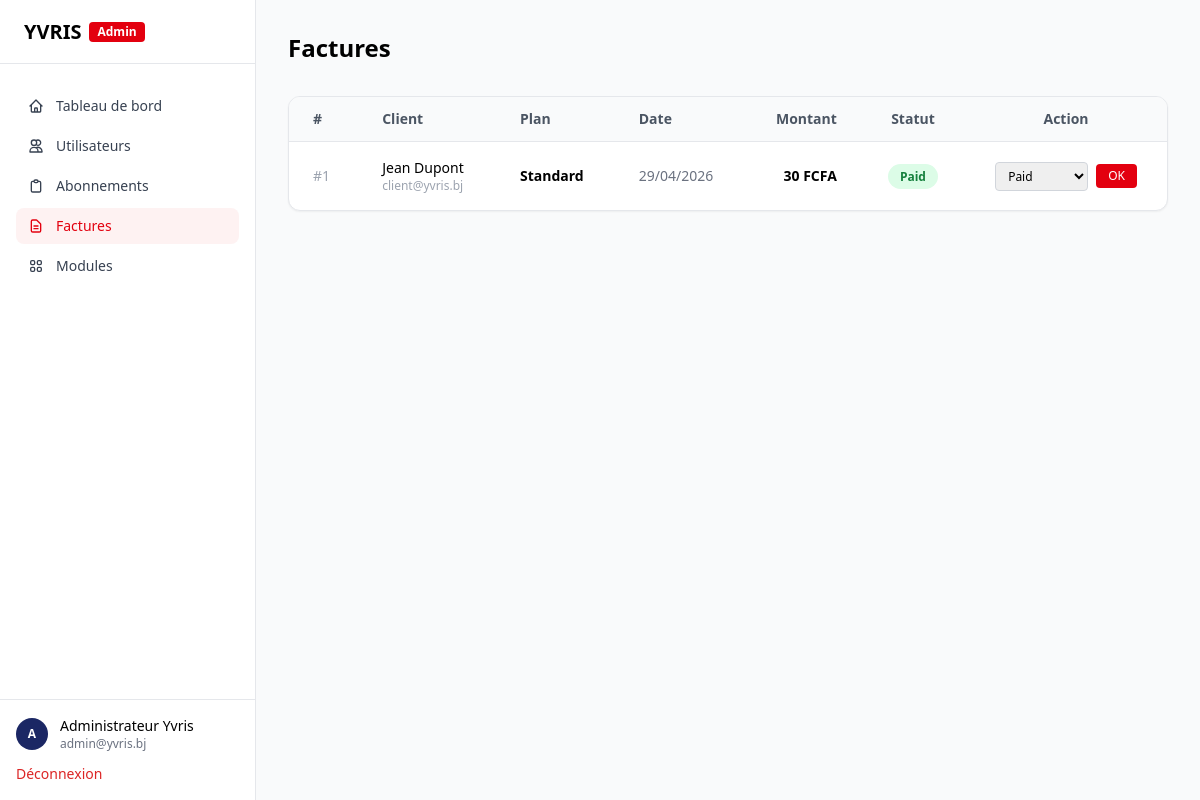
Screenshot of /public/admin/invoices (signed in) with the database file from the repository.
### tables this page shows
CREATE TABLE invoices (
    id INT AUTO_INCREMENT PRIMARY KEY,
    subscription_id INT NOT NULL,
    amount DECIMAL(10,2) NOT NULL,
    issued_at TIMESTAMP DEFAULT CURRENT_TIMESTAMP,
    status ENUM('paid','pending','cancelled') DEFAULT 'pending',
    FOREIGN KEY (subscription_id) REFERENCES subscriptions(id)
);

CREATE TABLE users (
    id INT AUTO_INCREMENT PRIMARY KEY,
    role_id INT NOT NULL,
    name VARCHAR(100),
    email VARCHAR(150) UNIQUE NOT NULL,
    password_hash VARCHAR(255) NOT NULL,
    is_active TINYINT(1) DEFAULT 1,
    created_at TIMESTAMP DEFAULT CURRENT_TIMESTAMP,
    FOREIGN KEY (role_id) REFERENCES roles(id)
);

CREATE TABLE subscriptions (
    id INT AUTO_INCREMENT PRIMARY KEY,
    user_id INT NOT NULL,
    plan VARCHAR(50) NOT NULL,
    start_date DATE NOT NULL,
    end_date DATE,
    status ENUM('active','expired','cancelled') DEFAULT 'active',
    FOREIGN KEY (user_id) REFERENCES users(id)
);

### core/Controller.php (called while the page is built, shortened)
<?php
abstract class Controller {
    protected function view(string $view, array $data = []): void {
        extract($data);
        $viewPath = __DIR__ . '/../app/Views/' . str_replace('.', '/', $view) . '.php';
        require $viewPath;
    }
}

### app/Controllers/AdminController.php (called while the page is built, shortened)
<?php
class AdminController extends Controller {
    private Invoice      $invoiceModel;
    public function __construct() {
        $this->invoiceModel = new Invoice();
    }
    public function invoices(): void {
        $invoices = $this->invoiceModel->allWithDetails();
        $this->view('admin.invoices', compact('invoices'));
    }
}

### public/index.php (called while the page is built, shortened)
<?php
spl_autoload_register(function (string $class): void {
    $paths = [
        ROOT . '/core/'            . $class . '.php',
        ROOT . '/app/Controllers/' . $class . '.php',
        ROOT . '/app/Models/'      . $class . '.php',
    ];
    foreach ($paths as $path) {
        if (file_exists($path)) {
            return;
        }
    }
});
require_once ROOT . '/config/database.php';
$router = new Router();
$router->get('/',          'HomeController', 'index');
$router->get('/login',     'AuthController', 'showLogin');
$router->post('/login',    'AuthController', 'login');
$router->get('/register',  'AuthController', 'showRegister');
$router->post('/register', 'AuthController', 'register');
$router->get('/logout',    'AuthController', 'logout');
$router->get('/dashboard',      'UserController', 'dashboard');
$router->get('/profile',        'UserController', 'profile');
$router->post('/profile/update','UserController', 'updateProfile');
$router->get('/invoices',       'UserController', 'invoices');
$router->post('/subscribe',          'UserController', 'subscribe');
$router->post('/subscribe/kkiapay', 'UserController', 'subscribeKkiapay');
$router->get('/admin/dashboard',                    'AdminController', 'dashboard');
$router->get('/admin/users',                        'AdminController', 'users');
$router->post('/admin/users/create',                'AdminController', 'createUser');
$router->get('/admin/users/toggle/{id}',            'AdminController', 'toggleUser');
$router->post('/admin/users/delete/{id}',           'AdminController', 'deleteUser');
$router->get('/admin/subscriptions',                'AdminController', 'subscriptions');
$router->post('/admin/subscriptions/status/{id}',   'AdminController', 'updateSubscriptionStatus');
$router->get('/admin/modules',                      'AdminController', 'modules');
$router->get('/admin/modules/toggle/{id}',          'AdminController', 'toggleModule');
$router->get('/admin/invoices',                     'AdminController', 'invoices');
$router->post('/admin/invoices/status/{id}',        'AdminController', 'updateInvoiceStatus');
$router->get('/reseller/dashboard',             'ResellerController', 'dashboard');
$router->get('/reseller/clients',               'ResellerController', 'clients');
$router->post('/reseller/clients/add',          'ResellerController', 'addClient');
$router->get('/reseller/clients/remove/{id}',   'ResellerController', 'removeClient');
$router->get('/reseller/sales',                 'ResellerController', 'sales');
$router->dispatch($_SERVER['REQUEST_URI'], $_SERVER['REQUEST_METHOD']);

### core/Database.php (called while the page is built)
<?php
class Database {
    private static ?PDO $instance = null;
    public static function getInstance(): PDO {
        if (self::$instance === null) {
            $dsn = 'mysql:host=' . DB_HOST . ';port=' . DB_PORT . ';dbname=' . DB_NAME . ';charset=' . DB_CHARSET;
            self::$instance = new PDO($dsn, DB_USER, DB_PASS, [
                PDO::ATTR_ERRMODE            => PDO::ERRMODE_EXCEPTION,
                PDO::ATTR_DEFAULT_FETCH_MODE => PDO::FETCH_ASSOC,
                PDO::ATTR_EMULATE_PREPARES   => false,
            ]);
        }
        return self::$instance;
    }
}

### core/Model.php (called while the page is built, shortened)
<?php
abstract class Model {
    public function __construct() {
        $this->db = Database::getInstance();
    }
}

### app/Models/Invoice.php (called while the page is built, shortened)
<?php
class Invoice extends Model {
    public function allWithDetails(): array {
        return $this->db->query(
            'SELECT i.*, s.plan, u.name AS user_name, u.email AS user_email
             FROM invoices i
             JOIN subscriptions s ON i.subscription_id = s.id
             JOIN users u ON s.user_id = u.id
             ORDER BY i.issued_at DESC'
        )->fetchAll();
    }
}

### app/Views/admin/invoices.php (the view, shortened to what this page needs)
<div>
  <h1 class="text-2xl font-black text-black mb-8">Factures</h1>
  <div class="bg-white border border-gray-200 rounded-xl overflow-hidden shadow-sm">
    <table class="w-full text-sm">
      <thead class="bg-gray-50 border-b border-gray-200">
        <tr>
          <th class="px-6 py-3 text-left font-semibold text-gray-600">#</th>
          <th class="px-6 py-3 text-left font-semibold text-gray-600">Client</th>
          <th class="px-6 py-3 text-left font-semibold text-gray-600">Plan</th>
          <th class="px-6 py-3 text-left font-semibold text-gray-600">Date</th>
          <th class="px-6 py-3 text-right font-semibold text-gray-600">Montant</th>
          <th class="px-6 py-3 text-center font-semibold text-gray-600">Statut</th>
          <th class="px-6 py-3 text-center font-semibold text-gray-600">Action</th>
        </tr>
      </thead>
      <tbody class="divide-y divide-gray-100">
        <?php foreach ($invoices as $inv): ?>
          <tr class="hover:bg-gray-50">
            <td class="px-6 py-4 text-gray-400">#<?= $inv['id'] ?></td>
            <td class="px-6 py-4">
              <p class="font-medium text-black"><?= htmlspecialchars($inv['user_name']) ?></p>
              <p class="text-xs text-gray-400"><?= htmlspecialchars($inv['user_email']) ?></p>
            </td>
            <td class="px-6 py-4 font-semibold"><?= htmlspecialchars($inv['plan']) ?></td>
            <td class="px-6 py-4 text-gray-500"><?= date('d/m/Y', strtotime($inv['issued_at'])) ?></td>
            <td class="px-6 py-4 text-right font-bold"><?= number_format($inv['amount'], 0, ',', ' ') ?> FCFA</td>
            <td class="px-6 py-4 text-center">
              <span class="px-3 py-1 rounded-full text-xs font-semibold
                <?= $inv['status'] === 'paid' ? 'bg-green-100 text-green-700' : ($inv['status'] === 'cancelled' ? 'bg-red-100 text-red-700' : 'bg-yellow-100 text-yellow-700') ?>">
                <?= ucfirst($inv['status']) ?>
              </span>
            </td>
            <td class="px-6 py-4 text-center">
              <form method="POST" action="<?= APP_URL ?>/admin/invoices/status/<?= $inv['id'] ?>" class="inline-flex gap-2 items-center">
                <select name="status" class="border border-gray-300 rounded text-xs px-2 py-1 focus:outline-none">
                  <?php foreach (['paid', 'pending', 'cancelled'] as $s): ?>
                    <option value="<?= $s ?>" <?= $inv['status'] === $s ? 'selected' : '' ?>><?= ucfirst($s) ?></option>
                  <?php endforeach; ?>
                </select>
                <button type="submit" class="bg-yvris-red text-white text-xs px-3 py-1 rounded hover:bg-red-700 transition-colors">OK</button>
              </form>
            </td>
          </tr>
        <?php endforeach; ?>
      </tbody>
    </table>
  </div>
</div>
<?php
require __DIR__ . '/../layouts/admin.php';

### rows the page displays
invoices: id "1", users.name "Jean Dupont", users.email "client@yvris.bj", subscription.plan "Standard", issued_at "29/04/2026", amount "30", status "Paid"

### other values shown
Session::get('user_role', 'admin') "Admin"
substr(Session::get('user_name', 'U'), 0, 1) "A"
Session::get('user_name', '') "Administrateur Yvris"
Session::get('user_email', '') "admin@yvris.bj"
